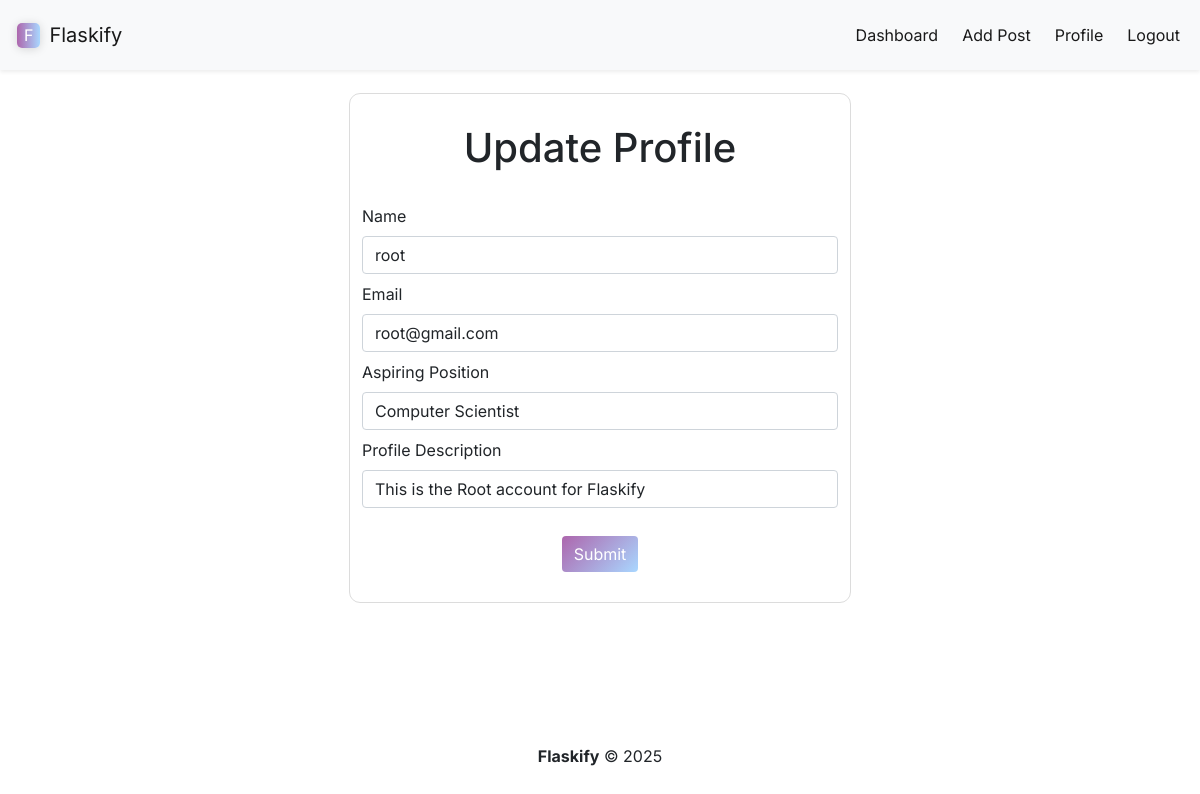
Before: /update/2 (signed in) with the older database file.
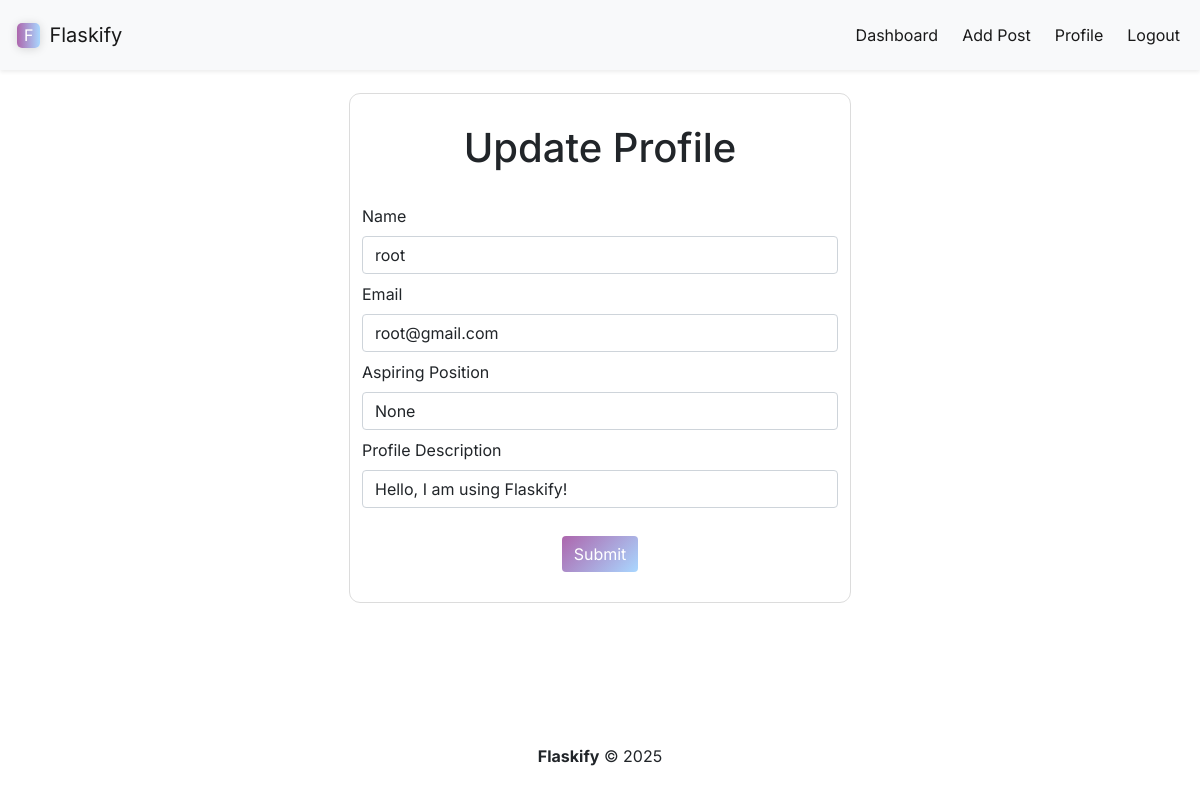
After: the same page with the newer database file.
### models.py (models this page shows)
class Users(db.Model, UserMixin):
    id = db.Column(db.Integer, primary_key=True)
    name = db.Column(db.String(200), nullable=False)
    email = db.Column(db.String(200), nullable=False, unique=True)
    password = db.Column(db.String(200), nullable=False)
    date_added = db.Column(db.DateTime, default=datetime.now(timezone.utc))
    bio = db.Column(db.String(9999), default="Hello, I am using Flaskify!")
    profile_picture = db.Column(db.String(9999))
    aspiring_job = db.Column(db.String(9999))

### app.py (the view)
@app.route('/update/<int:id>', methods=['GET', 'POST'])
@login_required
def update(id):
    form = UpdateForm()
    name_to_update = Users.query.get_or_404(id)
    if request.method == "POST":
        name_to_update.name = request.form['name']
        name_to_update.email = request.form['email']
        name_to_update.bio = request.form['bio']
        name_to_update.aspiring_job = request.form['aspiring_job']
        try:
            db.session.commit()
            flash("User updated successfully!", "success")
            return redirect(url_for("profile"))
        except:
            flash("Error, try again!", "danger")
            return render_template("update.html", form=form, name_to_update=name_to_update)
    else:
        return render_template("update.html", form=form, name_to_update=name_to_update)

### web_forms.py
class UpdateForm(FlaskForm):
    name = StringField("Name", validators=[DataRequired()])
    email = StringField("Email", validators=[DataRequired()])
    bio = StringField("Profile Description", validators=[DataRequired()])
    aspiring_job = StringField("Aspiring Position")
    submit = SubmitField("Submit")

### app.py (called while the page is built)
@login_manager.user_loader
def load_user(user_id):
    return Users.query.get(int(user_id))

### templates/update.html (shortened to what this page needs)
{% extends 'base.html' %}
{% block navigation_items %}
    <div class="collapse navbar-collapse" id="navbarSupportedContent">
        <ul class="navbar-nav ms-auto gap-2">
            <li class="nav-item">
                <a class="nav-link active" aria-current="page" href="{{url_for('dashboard')}}">Dashboard</a>
            </li>
            <li class="nav-item">
                <a class="nav-link active" aria-current="page" href="{{url_for('add_post')}}">Add Post</a>
            </li>
            <li class="nav-item">
                <a class="nav-link active" aria-current="page" href="{{url_for('profile')}}">Profile</a>
            </li>
            <li class="nav-item">
                <a class="nav-link active" aria-current="page" href="{{url_for('logout')}}">Logout</a>
            </li>
        </ul>
    </div>
{% endblock %}
{% block section %}
    <div class="container container-fluid font-for-text" style="outline: 1px solid gainsboro; border-radius: 10px; padding-block: 30px; width: 500px; gap: 30px;">
        <h1 class="text-center">Update Profile</h1>
        <br>
        <form action="/update/{{ name_to_update.id }}" method="POST" class="d-flex flex-column gap-2">
            {{ form.name.label(class="") }}
            {{ form.name(class="form-control", value=name_to_update.name) }}
            {{ form.email.label(class="")}}
            {{ form.email(class="form-control", value=name_to_update.email) }}
            {{ form.aspiring_job.label(class="")}}
            {{ form.aspiring_job(class="form-control", value=name_to_update.aspiring_job) }}
            {{ form.bio.label(class="")}}
            {{ form.bio(class="form-control", value=name_to_update.bio) }}
            <div class="d-flex justify-content-center">
                {{ form.submit(class="btn button-bg-style margin-top-styling") }}
            </div>
        </form>
    </div>
{% endblock %}

Changed rows visible on the page:
changed Users "root": aspiring_job "Computer Scientist" → "None"; bio "This is the Root account for Flaskify" → "Hello, I am using Flaskify!"
